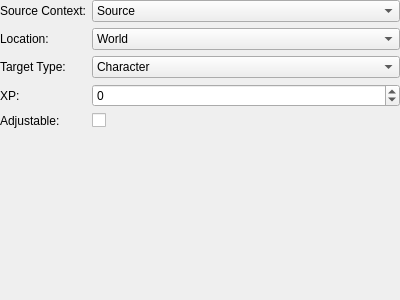
<?xml version="1.0" encoding="UTF-8"?>
<ui version="4.0">
 <class>ActionGrantXP</class>
 <widget class="QWidget" name="ActionGrantXP">
  <property name="geometry">
   <rect>
    <x>0</x>
    <y>0</y>
    <width>400</width>
    <height>300</height>
   </rect>
  </property>
  <layout class="QVBoxLayout" name="verticalLayout">
   <property name="leftMargin">
    <number>0</number>
   </property>
   <property name="topMargin">
    <number>0</number>
   </property>
   <property name="rightMargin">
    <number>0</number>
   </property>
   <property name="bottomMargin">
    <number>0</number>
   </property>
   <item>
    <layout class="QFormLayout" name="formLayout">
     <property name="fieldGrowthPolicy">
      <enum>QFormLayout::AllNonFixedFieldsGrow</enum>
     </property>
     <item row="0" column="0">
      <widget class="QLabel" name="lblSourceContext">
       <property name="text">
        <string>Source Context:</string>
       </property>
      </widget>
     </item>
     <item row="0" column="1">
      <widget class="QComboBox" name="sourceContext">
       <item>
        <property name="text">
         <string>Source</string>
        </property>
       </item>
       <item>
        <property name="text">
         <string>Party</string>
        </property>
       </item>
       <item>
        <property name="text">
         <string>All</string>
        </property>
       </item>
      </widget>
     </item>
     <item row="1" column="0">
      <widget class="QLabel" name="lblLocation">
       <property name="text">
        <string>Location:</string>
       </property>
      </widget>
     </item>
     <item row="1" column="1">
      <widget class="QComboBox" name="location">
       <item>
        <property name="text">
         <string>World</string>
        </property>
       </item>
       <item>
        <property name="text">
         <string>Channel</string>
        </property>
       </item>
       <item>
        <property name="text">
         <string>Instance</string>
        </property>
       </item>
       <item>
        <property name="text">
         <string>Zone</string>
        </property>
       </item>
      </widget>
     </item>
     <item row="2" column="0">
      <widget class="QLabel" name="lblTargetType">
       <property name="text">
        <string>Target Type:</string>
       </property>
      </widget>
     </item>
     <item row="2" column="1">
      <widget class="QComboBox" name="targetType">
       <item>
        <property name="text">
         <string>Character</string>
        </property>
       </item>
       <item>
        <property name="text">
         <string>Partner</string>
        </property>
       </item>
       <item>
        <property name="text">
         <string>Character &amp; Partner</string>
        </property>
       </item>
      </widget>
     </item>
     <item row="3" column="0">
      <widget class="QLabel" name="lblXP">
       <property name="text">
        <string>XP:</string>
       </property>
      </widget>
     </item>
     <item row="3" column="1">
      <widget class="QSpinBox" name="xp">
       <property name="minimum">
        <number>-2147483647</number>
       </property>
       <property name="maximum">
        <number>2147483647</number>
       </property>
      </widget>
     </item>
     <item row="4" column="0">
      <widget class="QLabel" name="lblAdjustable">
       <property name="text">
        <string>Adjustable:</string>
       </property>
      </widget>
     </item>
     <item row="4" column="1">
      <widget class="QCheckBox" name="adjustable"/>
     </item>
    </layout>
   </item>
  </layout>
 </widget>
 <resources/>
 <connections/>
</ui>
